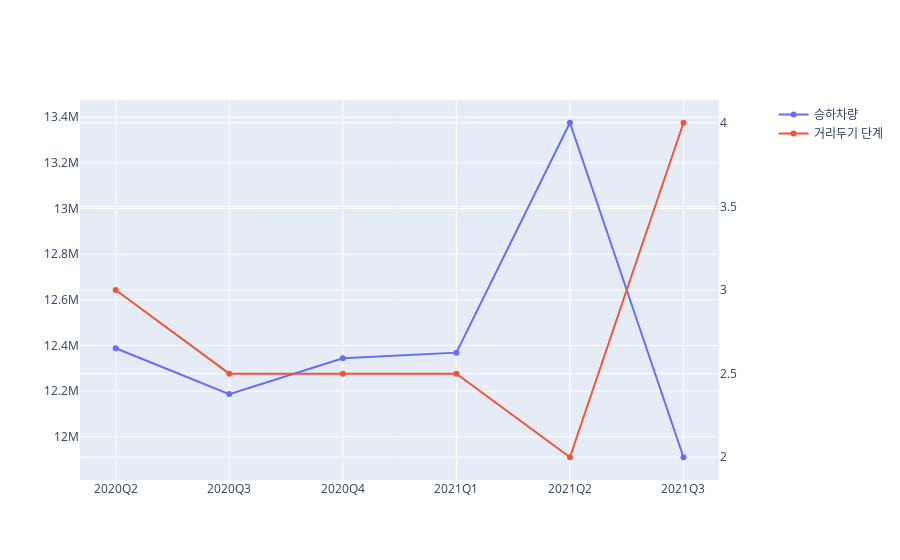

The cell this chart's notebook holds for it:
### Code cell
fig = make_subplots(specs=[[{'secondary_y': True}]])
fig.add_trace(go.Scatter(x=df_step_quarter['quarter'], y= df_step_quarter['subway'], name ='승하차량'), secondary_y=False) 
fig.add_trace(go.Scatter(x=df_step_quarter['quarter'], y= df_step_quarter['step'], name ='거리두기 단계'), secondary_y=True)

### Figure 1 — Plotly figure (JSON) as saved in the notebook; plotly's stock layout.template omitted (floating-point values rounded to 4 significant figures)
{"data": [{"name": "승하차량", "type": "scatter", "x": ["2020Q2", "2020Q3", "2020Q4", "2021Q1", "2021Q2", "2021Q3"], "xaxis": "x", "y": [12390000.0, 12190000.0, 12340000.0, 12370000.0, 13380000.0, 11910000.0], "yaxis": "y"}, {"name": "거리두기 단계", "type": "scatter", "x": ["2020Q2", "2020Q3", "2020Q4", "2021Q1", "2021Q2", "2021Q3"], "xaxis": "x", "y": [3, 2.5, 2.5, 2.5, 2, 4], "yaxis": "y2"}], "layout": {"xaxis": {"anchor": "y", "domain": [0, 0.94]}, "yaxis": {"anchor": "x", "domain": [0, 1]}, "yaxis2": {"anchor": "x", "overlaying": "y", "side": "right"}}}
